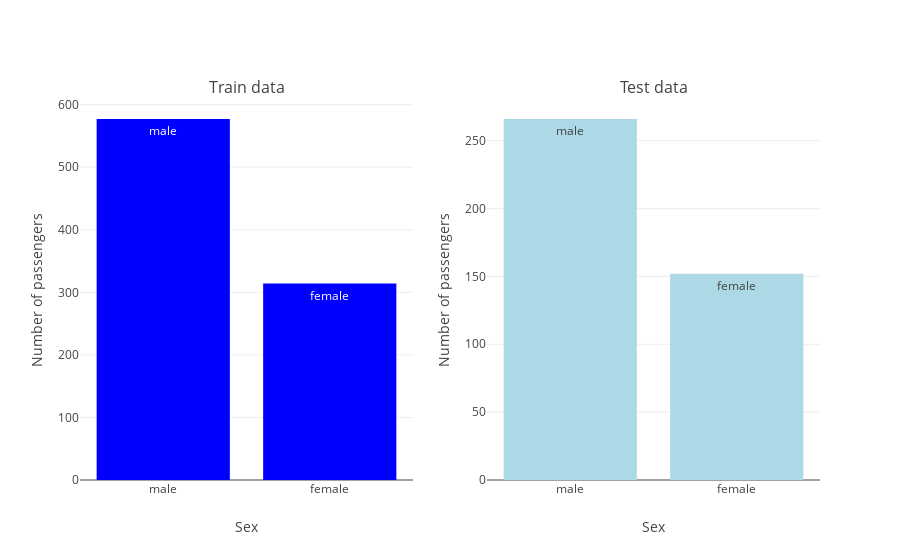

The notebook cell this image was saved under:
### Code cell
plot_two_bar(get_categories(train_df,'Sex'), get_categories(test_df,'Sex'), 
             'Train data', 'Test data',
             'Sex', 'Number of passengers')

### Figure 1 — Plotly figure (JSON) as saved in the notebook; plotly's stock layout.template omitted (floating-point values rounded to 4 significant figures)
{"data": [{"marker": {"color": "Blue"}, "text": ["male", "female"], "type": "bar", "uid": "538769f1-d20a-416e-b0e6-2d9b30837fb5", "x": ["male", "female"], "xaxis": "x", "y": [577, 314], "yaxis": "y"}, {"marker": {"color": "Lightblue"}, "text": ["male", "female"], "type": "bar", "uid": "6c4f7b16-56a5-4bd4-971a-fedca8158d27", "x": ["male", "female"], "xaxis": "x2", "y": [266, 152], "yaxis": "y2"}], "layout": {"annotations": [{"font": {"size": 16}, "showarrow": false, "text": "Train data", "x": 0.225, "xanchor": "center", "xref": "paper", "y": 1.0, "yanchor": "bottom", "yref": "paper"}, {"font": {"size": 16}, "showarrow": false, "text": "Test data", "x": 0.775, "xanchor": "center", "xref": "paper", "y": 1.0, "yanchor": "bottom", "yref": "paper"}], "showlegend": false, "xaxis": {"anchor": "y", "domain": [0.0, 0.45], "title": {"text": "Sex"}}, "xaxis2": {"anchor": "y2", "domain": [0.55, 1.0], "title": {"text": "Sex"}}, "yaxis": {"anchor": "x", "domain": [0.0, 1.0], "title": {"text": "Number of passengers"}}, "yaxis2": {"anchor": "x2", "domain": [0.0, 1.0], "title": {"text": "Number of passengers"}}}}
